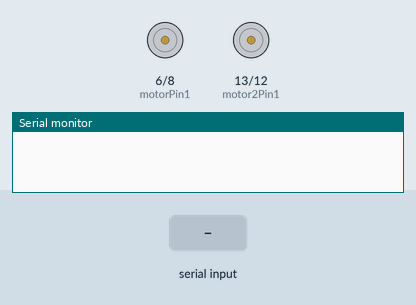
Simulated run of this sketch. Board: Arduino Uno, built with avr-gcc and run on an emulated ATmega328P. On the bench: motor-driver pin pairs drawn as motors (green arrow = first pin HIGH = forward, orange = second pin HIGH = backward, longer = more drive, scaled by the enable pin), the last lines printed to the serial monitor. The inputs (shaded band) are chosen by the test bench.

Above: at 1.2 s.
1.3 s: "1" received over Serial
At 2.5 s:
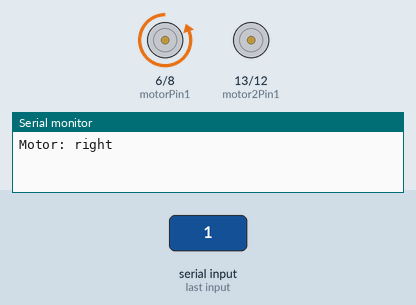
2.8 s: "2" received over Serial
At 3.9 s:
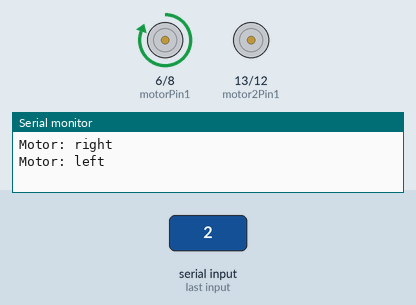
4.3 s: "3" received over Serial
At 5.0 s:
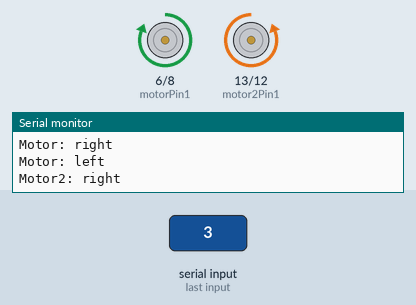
5.8 s: "4" received over Serial
At 6.2 s:
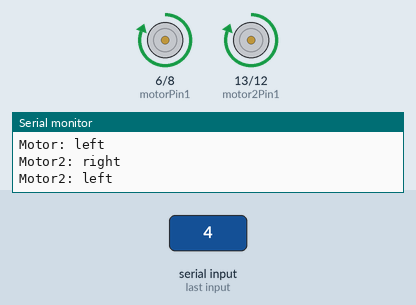
7.3 s: "1" received over Serial
At 8.5 s:
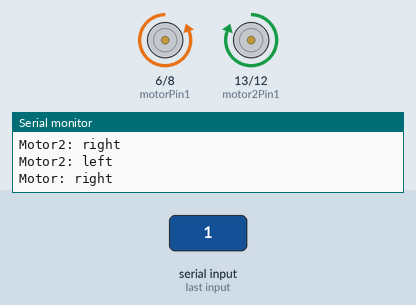
8.8 s: "3" received over Serial
At 9.7 s:
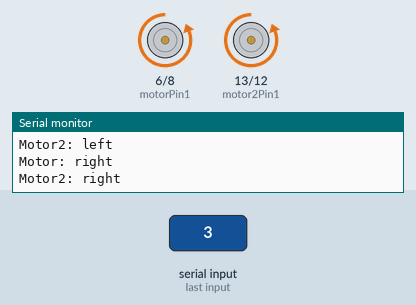
Timing chart, 0 to 11.3 s (numbered marks = the images above; inputs shaded):
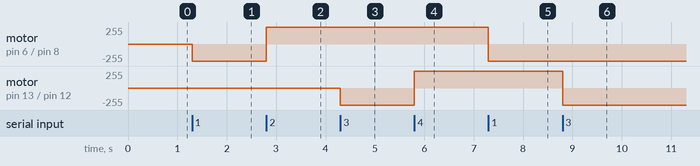

The sketch:

Bluetooth_2_DC_Motors.ino
```cpp
/*Control 2 DC Motors with Smartphone via Bluetooth*/
/*Created by Daniel Dominguez @dominguezdaniel*/

int motorPin1 = 6; // pin 2 on L293D IC
int motorPin2 = 8; // pin 7 on L293D IC
int enablePin = 10; // pin 1 on L293D IC

int motor2Pin1 = 13; // pin 2 on L293D IC
int motor2Pin2 = 12 ; // pin 7 on L293D IC
int enable2Pin = 9; // pin 1 on L293D IC

int state;
int flag=0; //makes sure that the serial only prints once the state

void setup() {
// sets the pins as outputs:
pinMode(motorPin1, OUTPUT);
pinMode(motorPin2, OUTPUT);
pinMode(enablePin, OUTPUT);

pinMode(motor2Pin1, OUTPUT);
pinMode(motor2Pin2, OUTPUT);
pinMode(enable2Pin, OUTPUT);

// sets enablePin high so that motor can turn on:
digitalWrite(enablePin, HIGH);
digitalWrite(enable2Pin, HIGH);
// initialize serial communication at 9600 bits per second:
Serial.begin(57600);
}

void loop() {
//if some date is sent, reads it and saves in state
if(Serial.available() > 0){
state = Serial.read();
flag=0;
}
// if the state is '0' the DC motor will turn off
if (state == '0') {
digitalWrite(motorPin1, LOW); // set pin 2 on L293D low
digitalWrite(motorPin2, LOW); // set pin 7 on L293D low
digitalWrite(motor2Pin1, LOW); // set pin 2 on L293D low
digitalWrite(motor2Pin2, LOW); // set pin 7 on L293D low

if(flag == 0){
Serial.println("Motor: off");
flag=1;
}
}
// if the state is '1' the motor will turn right
else if (state == '1') {
digitalWrite(motorPin1, LOW); // set pin 2 on L293D low
digitalWrite(motorPin2, HIGH); // set pin 7 on L293D high
if(flag == 0){
Serial.println("Motor: right");
flag=1;
}
}
// if the state is '2' the motor will turn left
else if (state == '2') {
digitalWrite(motorPin1, HIGH); // set pin 2 on L293D high
digitalWrite(motorPin2, LOW); // set pin 7 on L293D low
if(flag == 0){
Serial.println("Motor: left");
flag=1;
}
}

else if (state == '3') {
digitalWrite(motor2Pin1, LOW); // set pin 2 on L293D low
digitalWrite(motor2Pin2, HIGH); // set pin 7 on L293D high
if(flag == 0){
Serial.println("Motor2: right");
flag=1;
}
}

else if (state == '4') {
digitalWrite(motor2Pin1, HIGH); // set pin 2 on L293D high
digitalWrite(motor2Pin2, LOW); // set pin 7 on L293D low
if(flag == 0){
Serial.println("Motor2: left");
flag=1;
}
}

}
```

Measured:
- after the input at 1.3 s, motor on pin 6 (motorPin1) / pin 8 (motorPin2): stopped → backward 255/255 at once
- after the input at 2.8 s, motor on pin 6 (motorPin1) / pin 8 (motorPin2): backward 255/255 → forward 255/255 at once
- after the input at 4.3 s, motor on pin 13 (motor2Pin1) / pin 12 (motor2Pin2): stopped → backward 255/255 at once
- after the input at 5.8 s, motor on pin 13 (motor2Pin1) / pin 12 (motor2Pin2): backward 255/255 → forward 255/255 at once
- after the input at 7.3 s, motor on pin 6 (motorPin1) / pin 8 (motorPin2): forward 255/255 → backward 255/255 at once
- after the input at 8.8 s, motor on pin 13 (motor2Pin1) / pin 12 (motor2Pin2): forward 255/255 → backward 255/255 at once
